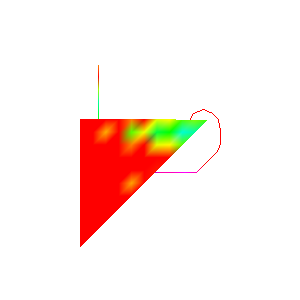

Write the Python code that produced this figure.
#!/usr/bin/env python

# Demonstrate vtkAngularPeriodicFilter by reading an unstructured grid
# periodic piece, replicating it around the Z axis at 45-degree intervals,
# then stream tracing through the periodic field and rendering both the
# geometry and streamlines colored by RTData.

import os

# Factory overrides
import vtkmodules.vtkInteractionStyle  # noqa: F401
import vtkmodules.vtkRenderingFreeType  # noqa: F401
import vtkmodules.vtkRenderingOpenGL2  # noqa: F401

from vtkmodules.vtkCommonCore import vtkLookupTable
from vtkmodules.vtkCommonDataModel import vtkMultiBlockDataSet
from vtkmodules.vtkFiltersCore import vtkTriangleFilter
from vtkmodules.vtkFiltersFlowPaths import vtkStreamTracer
from vtkmodules.vtkFiltersGeometry import vtkGeometryFilter
from vtkmodules.vtkFiltersParallel import vtkAngularPeriodicFilter
from vtkmodules.vtkFiltersSources import vtkPointSource
from vtkmodules.vtkIOXML import vtkXMLUnstructuredGridReader
from vtkmodules.vtkRenderingCore import (
    vtkActor,
    vtkCompositePolyDataMapper,
    vtkPolyDataMapper,
    vtkRenderWindow,
    vtkRenderWindowInteractor,
    vtkRenderer,
)

data_dir = os.environ.get("VPE_DATA_DIR", os.path.dirname(os.path.abspath(__file__)))

# Read the periodic piece
reader = vtkXMLUnstructuredGridReader()
reader.SetFileName(os.path.join(data_dir, "periodicPiece.vtu"))
reader.Update()

# Wrap in a multiblock dataset
mb = vtkMultiBlockDataSet()
mb.SetNumberOfBlocks(1)
mb.SetBlock(0, reader.GetOutput())

# Angular periodic filter — replicate around Z at 45 degrees
angular_periodic = vtkAngularPeriodicFilter()
angular_periodic.SetInputData(mb)
angular_periodic.AddIndex(1)
angular_periodic.SetIterationModeToMax()
angular_periodic.SetRotationModeToDirectAngle()
angular_periodic.SetRotationAngle(45.0)
angular_periodic.SetRotationAxisToZ()

# Geometry extraction for rendering the multiblock surface
geom = vtkGeometryFilter()
geom.SetInputData(mb)

triangle = vtkTriangleFilter()
triangle.SetInputConnection(geom.GetOutputPort())

# Seed point source for stream tracing
seed = vtkPointSource()
seed.SetCenter(5.80752824733665, -3.46144284193073, -5.83410675177451)
seed.SetNumberOfPoints(1)
seed.SetRadius(2)

# Stream tracer through the periodic field
stream_tracer = vtkStreamTracer()
stream_tracer.SetInputConnection(angular_periodic.GetOutputPort())
stream_tracer.SetInputArrayToProcess(0, 0, 0, 0, "Result")
stream_tracer.SetInterpolatorType(0)
stream_tracer.SetIntegrationDirection(2)
stream_tracer.SetIntegratorType(2)
stream_tracer.SetIntegrationStepUnit(2)
stream_tracer.SetInitialIntegrationStep(0.2)
stream_tracer.SetMinimumIntegrationStep(0.01)
stream_tracer.SetMaximumIntegrationStep(0.5)
stream_tracer.SetMaximumNumberOfSteps(2000)
stream_tracer.SetMaximumPropagation(28.0)
stream_tracer.SetTerminalSpeed(1e-12)
stream_tracer.SetMaximumError(1e-6)
stream_tracer.SetComputeVorticity(True)
stream_tracer.SetSourceConnection(seed.GetOutputPort())
stream_tracer.Update()

pd = stream_tracer.GetOutput()
pd.GetPointData().SetActiveScalars("RTData")

# Lookup table
hue_lut = vtkLookupTable()
hue_lut.SetHueRange(0.0, 1.0)
hue_lut.SetSaturationRange(1.0, 1.0)
hue_lut.Build()

# Mapper and actor pairs
multi_block_mapper = vtkCompositePolyDataMapper()
multi_block_mapper.SetInputConnection(triangle.GetOutputPort())
multi_block_mapper.SetLookupTable(hue_lut)
multi_block_mapper.SetScalarRange(131.0, 225.0)
multi_block_mapper.SetColorModeToMapScalars()
multi_block_mapper.SetScalarModeToUsePointData()
multi_block_actor = vtkActor()
multi_block_actor.SetMapper(multi_block_mapper)

stream_mapper = vtkPolyDataMapper()
stream_mapper.SetInputConnection(stream_tracer.GetOutputPort())
stream_mapper.SetLookupTable(hue_lut)
stream_mapper.SetScalarRange(131.0, 225.0)
stream_mapper.SetColorModeToMapScalars()
stream_mapper.SetScalarModeToUsePointData()
stream_actor = vtkActor()
stream_actor.SetMapper(stream_mapper)

# Renderer
renderer = vtkRenderer()
renderer.AddActor(multi_block_actor)
renderer.AddActor(stream_actor)
renderer.SetBackground(1.0, 1.0, 1.0)

# Window
render_window = vtkRenderWindow()
render_window.AddRenderer(renderer)
render_window.SetMultiSamples(0)
render_window.SetSize(300, 300)
render_window.SetWindowName("angular periodic")

# Scene
renderer.GetActiveCamera().SetPosition(
    3.97282457351685, -0.0373859405517578, -59.3025624847687)
renderer.ResetCamera()

# Interactor
interactor = vtkRenderWindowInteractor()
interactor.SetRenderWindow(render_window)

interactor.Initialize()
interactor.Start()
